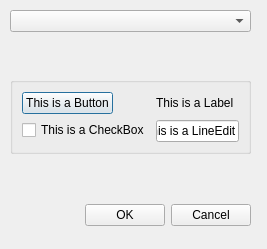
<?xml version="1.0" encoding="UTF-8"?>
<ui version="4.0">
 <class>Dialog</class>
 <widget class="QDialog" name="Dialog">
  <property name="geometry">
   <rect>
    <x>0</x>
    <y>0</y>
    <width>267</width>
    <height>249</height>
   </rect>
  </property>
  <property name="windowTitle">
   <string>Dialog</string>
  </property>
  <widget class="QWidget" name="verticalLayoutWidget">
   <property name="geometry">
    <rect>
     <x>10</x>
     <y>10</y>
     <width>241</width>
     <height>221</height>
    </rect>
   </property>
   <layout class="QVBoxLayout" name="style_VLayout">
    <item>
     <widget class="QComboBox" name="style_dropdownMenu">
      <property name="currentText">
       <string/>
      </property>
     </widget>
    </item>
    <item>
     <spacer name="verticalSpacer_2">
      <property name="orientation">
       <enum>Qt::Vertical</enum>
      </property>
      <property name="sizeHint" stdset="0">
       <size>
        <width>20</width>
        <height>40</height>
       </size>
      </property>
     </spacer>
    </item>
    <item>
     <widget class="QGroupBox" name="style_GBox_1">
      <property name="flat">
       <bool>false</bool>
      </property>
      <layout class="QFormLayout" name="style_FLayout_1">
       <item row="0" column="0">
        <widget class="QPushButton" name="style_btnTest">
         <property name="text">
          <string>This is a Button</string>
         </property>
        </widget>
       </item>
       <item row="0" column="1">
        <widget class="QLabel" name="style_labelTest">
         <property name="text">
          <string>This is a Label</string>
         </property>
        </widget>
       </item>
       <item row="1" column="0">
        <widget class="QCheckBox" name="style_checkboxTest">
         <property name="text">
          <string>This is a CheckBox</string>
         </property>
        </widget>
       </item>
       <item row="1" column="1">
        <widget class="QLineEdit" name="style_editTest">
         <property name="inputMask">
          <string/>
         </property>
         <property name="text">
          <string>This is a LineEdit</string>
         </property>
        </widget>
       </item>
      </layout>
     </widget>
    </item>
    <item>
     <spacer name="verticalSpacer">
      <property name="orientation">
       <enum>Qt::Vertical</enum>
      </property>
      <property name="sizeHint" stdset="0">
       <size>
        <width>20</width>
        <height>40</height>
       </size>
      </property>
     </spacer>
    </item>
    <item>
     <layout class="QHBoxLayout" name="style_HLayout_2">
      <property name="spacing">
       <number>6</number>
      </property>
      <property name="leftMargin">
       <number>0</number>
      </property>
      <property name="topMargin">
       <number>0</number>
      </property>
      <property name="rightMargin">
       <number>0</number>
      </property>
      <property name="bottomMargin">
       <number>0</number>
      </property>
      <item>
       <spacer>
        <property name="orientation">
         <enum>Qt::Horizontal</enum>
        </property>
        <property name="sizeHint" stdset="0">
         <size>
          <width>131</width>
          <height>31</height>
         </size>
        </property>
       </spacer>
      </item>
      <item>
       <widget class="QPushButton" name="okButton">
        <property name="text">
         <string>OK</string>
        </property>
       </widget>
      </item>
      <item>
       <widget class="QPushButton" name="cancelButton">
        <property name="text">
         <string>Cancel</string>
        </property>
       </widget>
      </item>
     </layout>
    </item>
   </layout>
  </widget>
 </widget>
 <resources/>
 <connections>
  <connection>
   <sender>okButton</sender>
   <signal>clicked()</signal>
   <receiver>Dialog</receiver>
   <slot>accept()</slot>
   <hints>
    <hint type="sourcelabel">
     <x>278</x>
     <y>253</y>
    </hint>
    <hint type="destinationlabel">
     <x>96</x>
     <y>254</y>
    </hint>
   </hints>
  </connection>
  <connection>
   <sender>cancelButton</sender>
   <signal>clicked()</signal>
   <receiver>Dialog</receiver>
   <slot>reject()</slot>
   <hints>
    <hint type="sourcelabel">
     <x>369</x>
     <y>253</y>
    </hint>
    <hint type="destinationlabel">
     <x>179</x>
     <y>282</y>
    </hint>
   </hints>
  </connection>
 </connections>
</ui>
